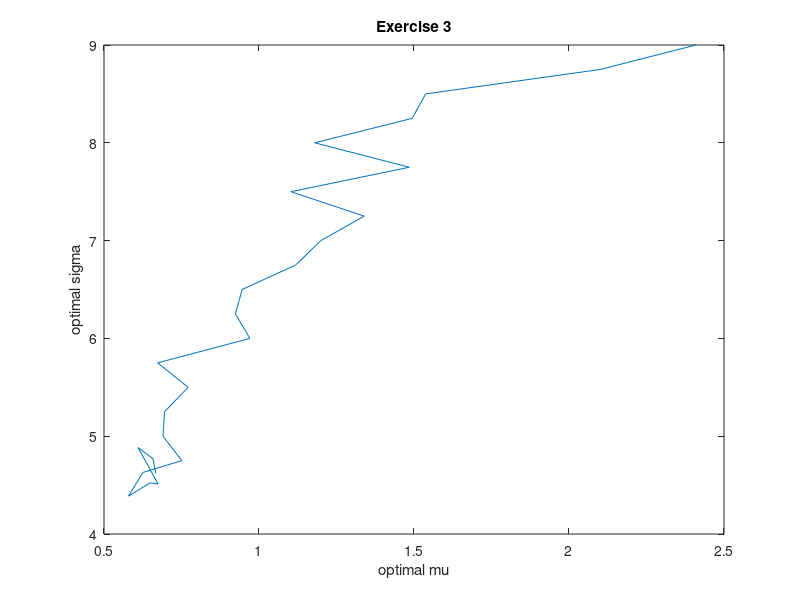

This figure's MATLAB source:



r = 3.00;
n_of_rs = 25;
rs = linspace(3.00, 9.00, n_of_rs);
optimal_sigmas = zeros(n_of_rs, 1);
optimal_mus = zeros(n_of_rs, 1);
n=8;
lb = zeros(n, 1);
%seed = 1337;
%rng(1337);

for r_index=1:n_of_rs
    % Generate new data
    
    
    f_vector = zeros(n, 1);
    e_vector = ones(n, 1);
    Corr=zeros(n,n);
    for i=1:n
        for j=1:n
            Corr(i,j)=(-1)^abs(i-j)/(abs(i-j)+1);
        end
    end
    sigma=zeros(n,1);
    mu=zeros(n,1);
    sigma(1)=2;
    mu(1)=3;
    for i=1:n-1
        sigma(i+1)=sigma(i)+2*rand;
        mu(i+1)=mu(i)+1;
    end
    D=diag(sigma);
    C2=D*Corr*D;
    C=0.5*(C2+C2');
    % Find optimal values with quadprog
	Aeq = [e_vector]';
    A = [-1*mu]';
    b = [-1*rs(r_index)];
    beq = [1];
    [x,fval,exitflag,output,lambda] = quadprog(C,f_vector,A,b,Aeq,beq,lb);
    optimal_sigmas(r_index) = sqrt(fval);
    optimal_mus(r_index) = mu' * x;

end

optimal_sigmas
optimal_mus
plot(optimal_sigmas, optimal_mus)
xlabel('optimal mu')
ylabel('optimal sigma')
title('Exercise 3')

